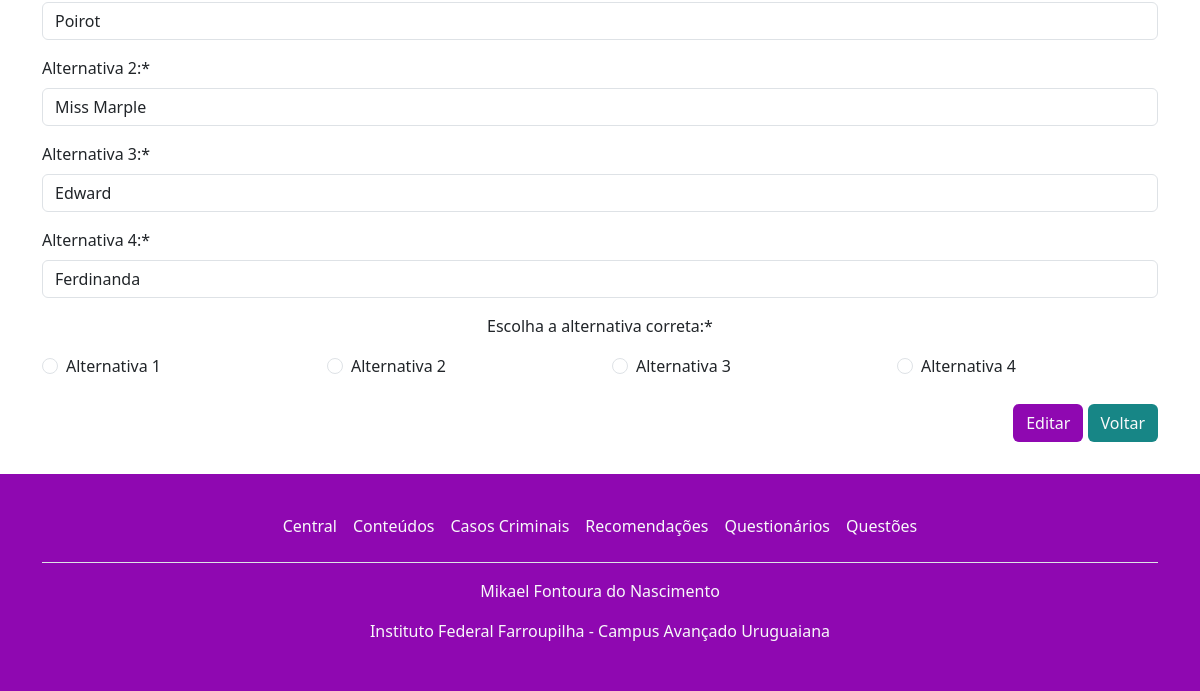
Page /edit_questao.php?id_questao=5 (signed in, lower part) on the earlier database version.
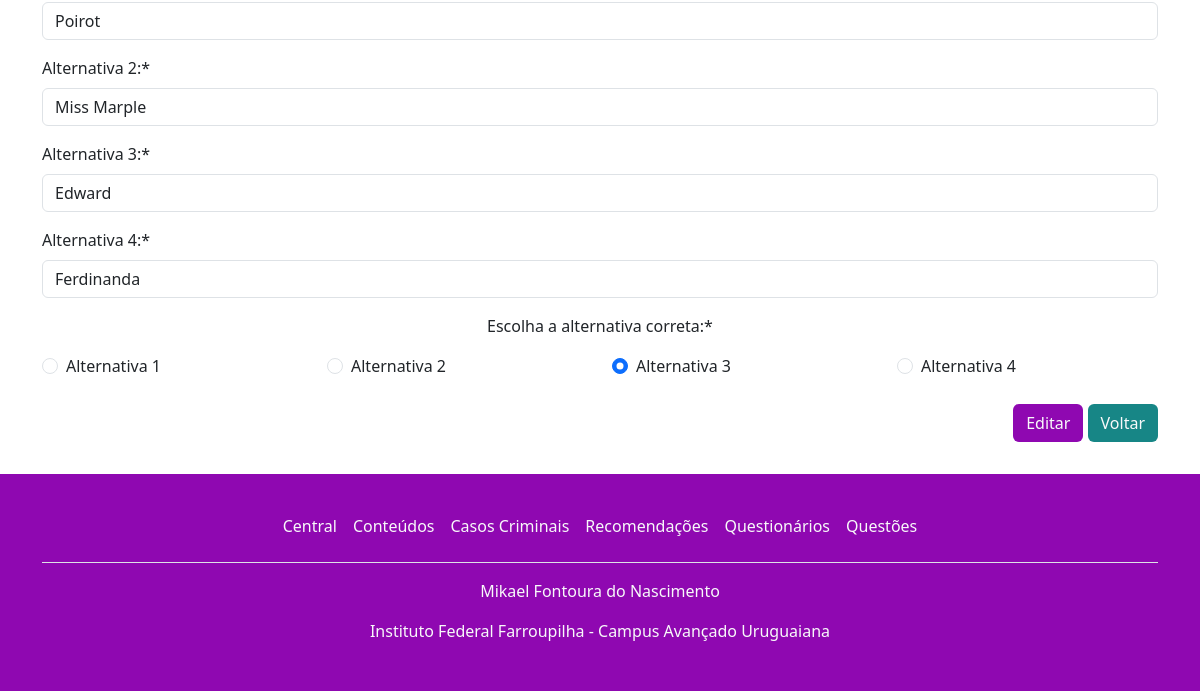
Same page on the later database version.
### tables this page shows
CREATE TABLE `questao` (
  `id_questao` int(11) NOT NULL,
  `enunciado` text NOT NULL,
  `imagem` varchar(255) DEFAULT NULL,
  `alt_correta` varchar(255) NOT NULL,
  `alt_1` varchar(255) NOT NULL,
  `alt_2` varchar(255) NOT NULL,
  `alt_3` varchar(255) NOT NULL,
  `alt_4` varchar(255) NOT NULL
);

### edit_questao.php (the view, shortened to what this page needs)
<?php
include_once("controle.php");
$id_questao = $_GET['id_questao'];
$sql = "SELECT * FROM questao WHERE id_questao='$id_questao'";
$resultado = mysqli_query($conexao, $sql);
if ($resultado == TRUE) {
    $dados = mysqli_fetch_assoc($resultado);
} else {
    echo mysqli_errno($conexao) . ": " . mysqli_error($conexao);
}
?>
<!DOCTYPE html>
<html lang="pt-BR">
<head>
    <link rel="stylesheet" href="https://cdnjs.cloudflare.com/ajax/libs/font-awesome/6.4.0/css/all.min.css" />
    <link rel="stylesheet" href="./assets/css/bootstrap.css">
    <link rel="stylesheet" href="./assets/css/pacote.css">
</head>
<body>
    <main class="container pb-3">
        <div class="row">
            <div class="col">
                <form action="processa_questao.php" method="POST" enctype="multipart/form-data">
                    <div class="row">
                        <div class="col-xl-12 py-2">
                            <input class="form-control" type="text" name="alt1" value="<?php echo $dados['alt_1'] ?>" required>
                        </div>
                    </div>
                    <div class="row">
                        <div class="col-xl-12 py-2">
                            <label class="form-label">Alternativa 2:*</label>
                            <input class="form-control" type="text" name="alt2" value="<?php echo $dados['alt_2'] ?>" required>
                        </div>
                    </div>
                    <div class="row">
                        <div class="col-xl-12 py-2">
                            <label class="form-label">Alternativa 3:*</label>
                            <input class="form-control" type="text" name="alt3" value="<?php echo $dados['alt_3'] ?>" required>
                        </div>
                    </div>
                    <div class="row">
                        <div class="col-xl-12 py-2">
                            <label class="form-label">Alternativa 4:*</label>
                            <input class="form-control" type="text" name="alt4" value="<?php echo $dados['alt_4'] ?>" required>
                        </div>
                    </div>
                    <div class="row">
                        <div class="text-center py-2">
                            <span>Escolha a alternativa correta:*</span>
                        </div>
                        <div class="col-xl-3 py-2">
                            <div class="form-check">
                                <input class="form-check-input" type="radio" value="A" name="correta" <?php echo ($dados['alt_correta'] == 'A') ? 'checked' : '' ?>>
                                <label class="form-check-label">Alternativa 1</label>
                            </div>
                        </div>
                        <div class="col-xl-3 py-2">
                            <div class="form-check">
                                <input class="form-check-input" type="radio" value="B" name="correta" <?php echo ($dados['alt_correta'] == 'B') ? 'checked' : '' ?>>
                                <label class="form-check-label">Alternativa 2</label>
                            </div>
                        </div>
                        <div class="col-xl-3 py-2">
                            <div class="form-check">
                                <input class="form-check-input" type="radio" value="C" name="correta" <?php echo ($dados['alt_correta'] == 'C') ? 'checked' : '' ?>>
                                <label class="form-check-label">Alternativa 3</label>
                            </div>
                        </div>
                        <div class="col-xl-3 py-2">
                            <div class="form-check">
                                <input class="form-check-input" type="radio" value="D" name="correta" <?php echo ($dados['alt_correta'] == 'D') ? 'checked' : '' ?>>
                                <label class="form-check-label">Alternativa 4</label>
                            </div>
                        </div>
                    </div>
                    <div class="row">
                        <div class="col">
                            <div class="text-end py-3">
                                <button class="btn link-body-emphasis text-light" type="submit" name="editar" style="background-color: var(--color-purple);">Editar</button>
                                <a class="btn link-body-emphasis text-light" href="list_questao.php" style="background-color: var(--color-blue);">Voltar</a>
                            </div>
                        </div>
                    </div>
                </form>
            </div>
        </div>
    </main>
    <?php include_once('rodape.php') ?>
</body>
</html>

Differences in the rows shown:
changed questao "Poirot": alt_correta "☐" → "☑"
